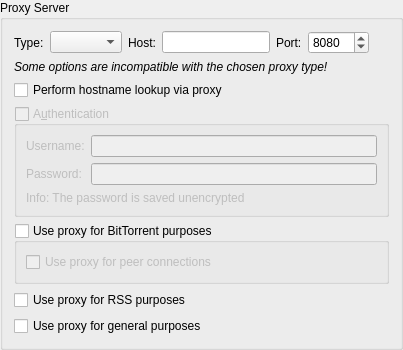
                                                    <widget class="QGroupBox" name="groupProxy">
                                                        <property name="enabled">
                                                            <bool>true</bool>
                                                        </property>
                                                        <property name="title">
                                                            <string>Proxy Server</string>
                                                        </property>
                                                        <layout class="QVBoxLayout" name="verticalLayout_29">
                                                            <item>
                                                                <layout class="QHBoxLayout" name="proxyTypeLayout">
                                                                    <item>
                                                                        <widget class="QLabel" name="ProxyType_lbl">
                                                                            <property name="text">
                                                                                <string>Type:</string>
                                                                            </property>
                                                                        </widget>
                                                                    </item>
                                                                    <item>
                                                                        <widget class="QComboBox" name="comboProxyType"/>
                                                                    </item>
                                                                    <item>
                                                                        <widget class="QLabel" name="lblProxyIP">
                                                                            <property name="text">
                                                                                <string>Host:</string>
                                                                            </property>
                                                                        </widget>
                                                                    </item>
                                                                    <item>
                                                                        <widget class="QLineEdit" name="textProxyIP"/>
                                                                    </item>
                                                                    <item>
                                                                        <widget class="QLabel" name="lblProxyPort">
                                                                            <property name="text">
                                                                                <string>Port:</string>
                                                                            </property>
                                                                        </widget>
                                                                    </item>
                                                                    <item>
                                                                        <widget class="QSpinBox" name="spinProxyPort">
                                                                            <property name="minimum">
                                                                                <number>1</number>
                                                                            </property>
                                                                            <property name="maximum">
                                                                                <number>65535</number>
                                                                            </property>
                                                                            <property name="value">
                                                                                <number>8080</number>
                                                                            </property>
                                                                        </widget>
                                                                    </item>
                                                                    <item>
                                                                        <spacer name="horizontalSpacer_24">
                                                                            <property name="orientation">
                                                                                <enum>Qt::Horizontal</enum>
                                                                            </property>
                                                                            <property name="sizeHint" stdset="0">
                                                                                <size>
                                                                                    <width>20</width>
                                                                                    <height>20</height>
                                                                                </size>
                                                                            </property>
                                                                        </spacer>
                                                                    </item>
                                                                </layout>
                                                            </item>
                                                            <item>
                                                                <widget class="QLabel" name="labelProxyTypeIncompatible">
                                                                    <property name="font">
                                                                        <font>
                                                                            <italic>true</italic>
                                                                        </font>
                                                                    </property>
                                                                    <property name="text">
                                                                        <string>Some options are incompatible with the chosen proxy type!</string>
                                                                    </property>
                                                                </widget>
                                                            </item>
                                                            <item>
                                                                <widget class="QCheckBox" name="checkProxyHostnameLookup">
                                                                    <property name="toolTip">
                                                                        <string>If checked, hostname lookups are done via the proxy</string>
                                                                    </property>
                                                                    <property name="text">
                                                                        <string>Perform hostname lookup via proxy</string>
                                                                    </property>
                                                                </widget>
                                                            </item>
                                                            <item>
                                                                <widget class="QGroupBox" name="checkProxyAuth">
                                                                    <property name="enabled">
                                                                        <bool>false</bool>
                                                                    </property>
                                                                    <property name="title">
                                                                        <string>A&amp;uthentication</string>
                                                                    </property>
                                                                    <property name="checkable">
                                                                        <bool>true</bool>
                                                                    </property>
                                                                    <property name="checked">
                                                                        <bool>false</bool>
                                                                    </property>
                                                                    <layout class="QVBoxLayout" name="verticalLayout_24">
                                                                        <item>
                                                                            <layout class="QGridLayout" name="gridLayout_12">
                                                                                <item row="0" column="0">
                                                                                    <widget class="QLabel" name="lblProxyUsername">
                                                                                        <property name="text">
                                                                                            <string>Username:</string>
                                                                                        </property>
                                                                                    </widget>
                                                                                </item>
                                                                                <item row="0" column="1">
                                                                                    <widget class="QLineEdit" name="textProxyUsername"/>
                                                                                </item>
                                                                                <item row="1" column="0">
                                                                                    <widget class="QLabel" name="lblProxyPassword">
                                                                                        <property name="text">
                                                                                            <string>Password:</string>
                                                                                        </property>
                                                                                    </widget>
                                                                                </item>
                                                                                <item row="1" column="1">
                                                                                    <widget class="QLineEdit" name="textProxyPassword">
                                                                                        <property name="echoMode">
                                                                                            <enum>QLineEdit::Password</enum>
                                                                                        </property>
                                                                                    </widget>
                                                                                </item>
                                                                            </layout>
                                                                        </item>
                                                                        <item>
                                                                            <widget class="QLabel" name="label_23">
                                                                                <property name="text">
                                                                                    <string>Info: The password is saved unencrypted</string>
                                                                                </property>
                                                                            </widget>
                                                                        </item>
                                                                    </layout>
                                                                </widget>
                                                            </item>
                                                            <item>
                                                                <widget class="QGroupBox" name="checkProxyBitTorrent">
                                                                    <property name="title">
                                                                        <string>Use proxy for BitTorrent purposes</string>
                                                                    </property>
                                                                    <property name="checkable">
                                                                        <bool>true</bool>
                                                                    </property>
                                                                    <property name="checked">
                                                                        <bool>false</bool>
                                                                    </property>
                                                                    <layout class="QVBoxLayout" name="verticalLayoutProxyBitTorrent">
                                                                        <item>
                                                                            <widget class="QCheckBox" name="checkProxyPeerConnections">
                                                                                <property name="toolTip">
                                                                                    <string>Otherwise, the proxy server is only used for tracker connections
                                                                                    </string>
                                                                                </property>
                                                                                <property name="text">
                                                                                    <string>Use proxy for peer connections</string>
                                                                                </property>
                                                                            </widget>
                                                                        </item>
                                                                    </layout>
                                                                </widget>
                                                            </item>
                                                            <item>
                                                                <widget class="QCheckBox" name="checkProxyRSS">
                                                                    <property name="toolTip">
                                                                        <string>RSS feeds will use proxy</string>
                                                                    </property>
                                                                    <property name="text">
                                                                        <string>Use proxy for RSS purposes</string>
                                                                    </property>
                                                                    <property name="checked">
                                                                        <bool>false</bool>
                                                                    </property>
                                                                </widget>
                                                            </item>
                                                            <item>
                                                                <widget class="QCheckBox" name="checkProxyMisc">
                                                                    <property name="toolTip">
                                                                        <string>Search engine, software updates or anything else will use proxy</string>
                                                                    </property>
                                                                    <property name="text">
                                                                        <string>Use proxy for general purposes</string>
                                                                    </property>
                                                                    <property name="checked">
                                                                        <bool>false</bool>
                                                                    </property>
                                                                </widget>
                                                            </item>
                                                        </layout>
                                                    </widget>
